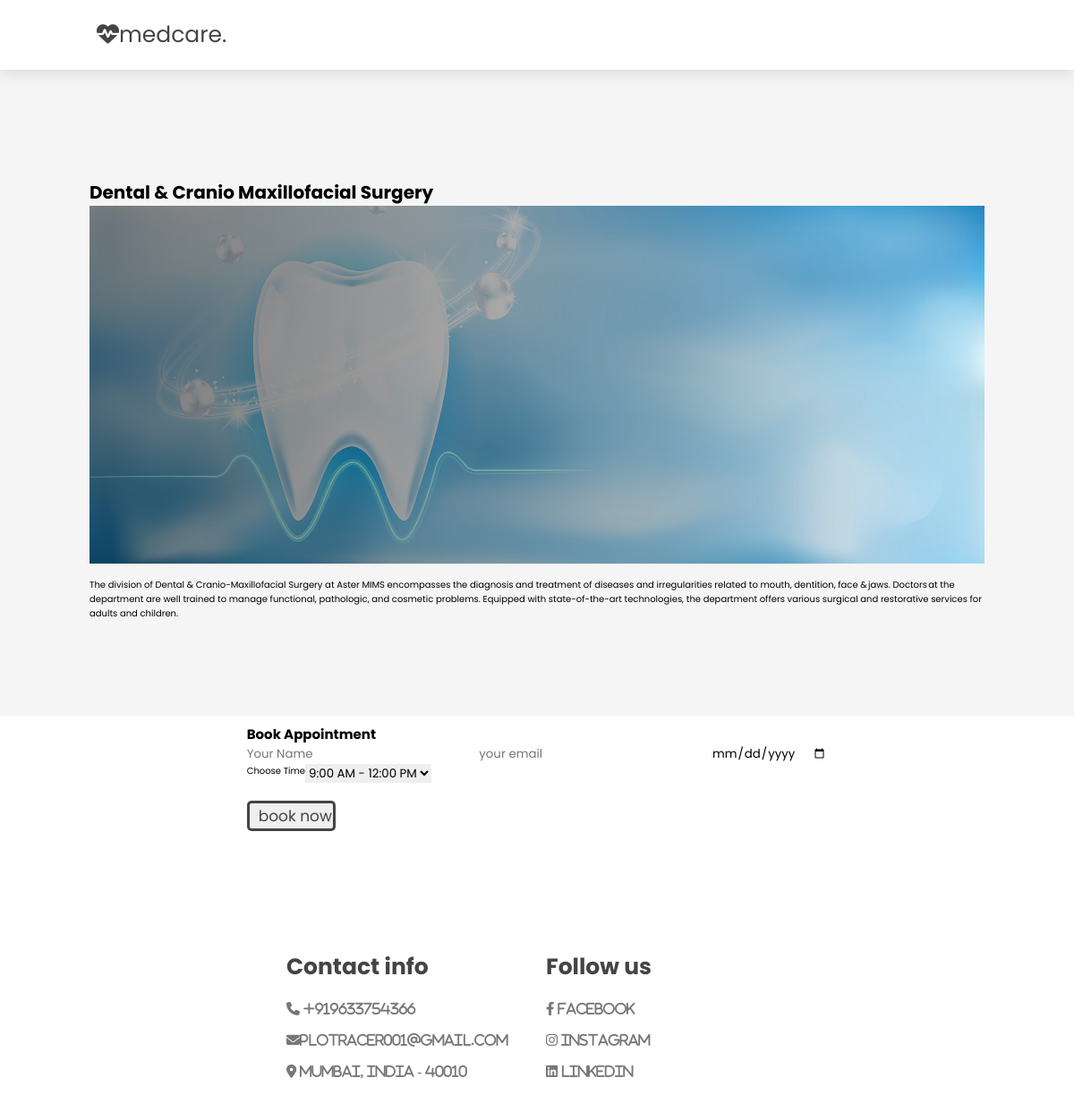
Page /view_specialization/7 on the committed database.
### HApp/models.py (models this page shows)
class Specialization(models.Model):
    Specialization_name = models.CharField(max_length=200,null=True)
    Description = models.TextField(null=True)
    Icon = models.TextField(null=True)
    Image = models.ImageField(null=True)

### HApp/views.py (the view)
# urls.py: path('view_specialization/<spec_id>',views.view_specialization,name='view_specialization'),
def view_specialization(request,spec_id):
    spec = Specialization.objects.get(id=spec_id)
    return render(request,'view_specialization.html',{'spec':spec})

### Templates/view_specialization.html (shortened to what this page needs)
{% extends 'base.html' %}
{% load static %}
{% block content%}
<section class="home">
    <div style="margin:10rem">
        <h1 style="font-size: 2rem;">{{spec.Specialization_name}}</h1>
        <img src="{{ spec.Image.url }}" alt="{{ spec.Specialization_name }}" width="1000" height="400">
        <br>
        <br>
        <p style="font-size:1rem">{{spec.Description}}</p>
    </div>
    <form action="{% url 'bookappointment' %}" method="POST">
        <h2>Book Appointment</h2>
        <input type="text" placeholder="Your Name" class="box" name="name" required>
        <input type="text" placeholder="your email" class="box" name="email" required>
        <input type="date" name="date" class="box" required>
        <div style="display:flex;justify-content: left;">
            Choose Time
            <select name="time" required>
                <option value="09:00:00,12:00:00" selected >9:00 AM - 12:00 PM</option>
            </select>
        </div>
        <input type="submit" value="book now" class="btn" required>
    </form>
</section>
<br>
<br>
{% endblock %}

### static/css/style.css (style rules this page uses)
* { font-family: 'Poppins',sans-serif; margin:0;padding:0; box-sizing: border-box; outline:none;border:none; transition:all 0.2s ease-out; text-decoration: none; }
section { padding:2rem 10%; }
section:nth-child(even) { background: #f5f5f5; }
.home { display:flex; align-items: center; justify-content: center; flex-wrap:wrap; gap:1.5rem; padding-top:10rem; height:100%; }
.btn { display:block; text-align: center; margin-top:2rem; padding:.1rem; padding-left:1rem; border:var(--border); border-radius:.5rem; color:var(--black); cursor:pointer; font-size:1.7rem; border-style:solid; margin-bottom:5rem; }

### rows in the picture
Specialization: Specialization_name "Dental & Cranio Maxillofacial Surgery", Image (picture), Description "The division of Dental & Cranio-Maxillofacial Surgery at Aster MIMS encompasses the diagnosis and treatment of diseases and irregularities related to mouth, dentition, face & jaws. Doctors at the department are well trained to manage functional, pathologic, and cosmetic problems. Equipped with state-of-the-art technologies, the department offers various surgical and restorative services for adults and children."
